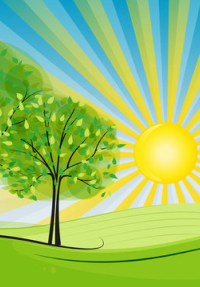
#> input picture imgs/tree1.png, 200 x 287 px, given in place of logo.png, which was not available; the run also reads 2 pictures not shown here
$ python technology_probe.py
#> lines starting #> are read from the running program, lines starting #| are printed output that depends on the picture; pictures that were not available may be replaced by others from this repository, and a replacement may not be noted
from tkinter import *
import tkinter as tk
import RPi.GPIO as GPIO
from time import sleep
import time
import threading
import random
import tkinter.font as TkFont
from random import choice
from PIL import ImageTk,Image
from texts import canvas_img_game, canvas_expl_two_disp, canvas_expl, canvas_hand_over, canvas_expl_buttons, canvas_end_slide, texts_stage_0, texts_stage_1, texts_stage_2, texts_stage_3, bg_color

# master
root = Tk()
w0, h0 = 800, 480
w1, h1 = 800, 480

# hdmi0
win0 = tk.Toplevel(root)
win0.geometry(f"{w0}x{h0}+0+0")
win0.attributes("-fullscreen", True)

# hdmi1
win1 = tk.Toplevel(root)
win1.geometry(f"{w1}x{h1}+{w0}+0")
win1.attributes("-fullscreen", True)

root.withdraw()

#master.geometry("1600x480") # pixels
#master.title("Dialogo")

# import images
img_size = (200, 290)
logo = ImageTk.PhotoImage(Image.open("logo.png").resize((169,60)))
tree = [ImageTk.PhotoImage(Image.open("imgs/tree/tree1.png").resize(img_size)),
        ImageTk.PhotoImage(Image.open("imgs/tree/tree2.png").resize(img_size)),
        ImageTk.PhotoImage(Image.open("imgs/tree/tree3.png").resize(img_size))]
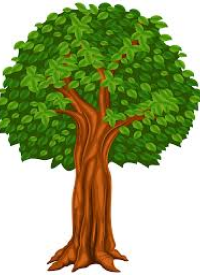
#> input picture imgs/tree/tree1.png, 200 x 275 px
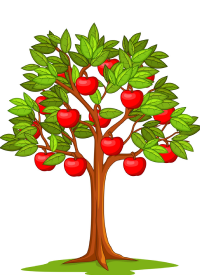
#> input picture imgs/tree/tree2.png, 200 x 275 px
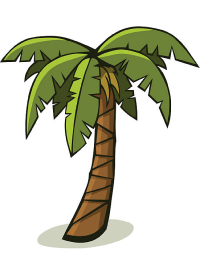
#> input picture imgs/tree/tree3.png, 200 x 275 px
sun = [ImageTk.PhotoImage(Image.open("imgs/sun/sun1.png").resize(img_size)),
       ImageTk.PhotoImage(Image.open("imgs/sun/sun2.png").resize(img_size)),
       ImageTk.PhotoImage(Image.open("imgs/sun/sun3.png").resize(img_size))]
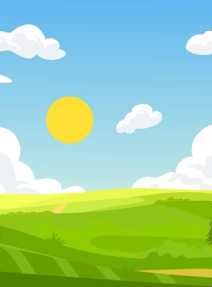
#> input picture imgs/sun/sun2.png, 212 x 287 px
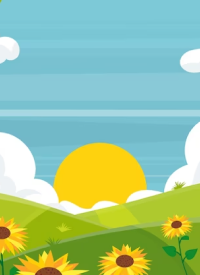
#> input picture imgs/sun/sun3.png, 200 x 275 px
dog = [ImageTk.PhotoImage(Image.open("imgs/dog/dog1.png").resize(img_size)),
       ImageTk.PhotoImage(Image.open("imgs/dog/dog2.png").resize(img_size)),
#> (the run stopped early here; a loop or call above may not have finished)
